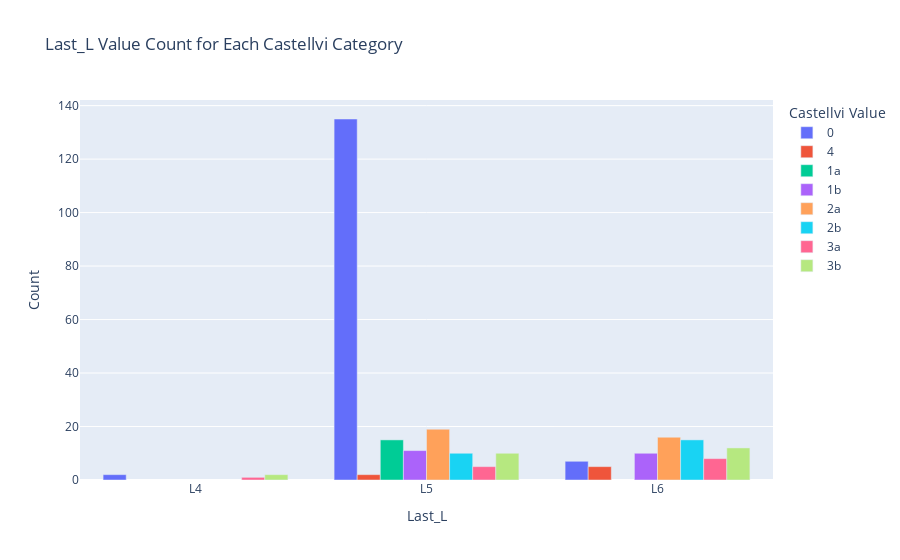

Notebook source saved alongside this figure:
### Code cell
import pandas as pd
import plotly.express as px

# Assuming your DataFrame is named `df`
# Group by Castellvi and Last_L values and calculate the count
grouped_counts = df.groupby(['Castellvi', 'Last_L']).size().reset_index(name='Count')

# Rename columns for better readability
grouped_counts.columns = ['Castellvi', 'Last_L', 'Count']

# Create the grouped bar chart
fig = px.bar(grouped_counts,
             x='Last_L',
             y='Count',
             color='Castellvi',
             barmode='group',
             title='Last_L Value Count for Each Castellvi Category',
             labels={'Castellvi': 'Castellvi Value'},
             )

fig.show()

### Figure 1 — Plotly figure (JSON) as saved in the notebook; plotly's stock layout.template omitted (floating-point values rounded to 4 significant figures)
{"data": [{"alignmentgroup": "True", "hovertemplate": "Castellvi Value=0<br>Last_L=%{x}<br>Count=%{y}<extra></extra>", "legendgroup": "0", "marker": {"color": "#636efa", "pattern": {"shape": ""}}, "name": "0", "offsetgroup": "0", "orientation": "v", "showlegend": true, "textposition": "auto", "type": "bar", "x": ["L4", "L5", "L6"], "xaxis": "x", "y": [2, 135, 7], "yaxis": "y"}, {"alignmentgroup": "True", "hovertemplate": "Castellvi Value=4<br>Last_L=%{x}<br>Count=%{y}<extra></extra>", "legendgroup": "4", "marker": {"color": "#EF553B", "pattern": {"shape": ""}}, "name": "4", "offsetgroup": "4", "orientation": "v", "showlegend": true, "textposition": "auto", "type": "bar", "x": ["L5", "L6"], "xaxis": "x", "y": [2, 5], "yaxis": "y"}, {"alignmentgroup": "True", "hovertemplate": "Castellvi Value=1a<br>Last_L=%{x}<br>Count=%{y}<extra></extra>", "legendgroup": "1a", "marker": {"color": "#00cc96", "pattern": {"shape": ""}}, "name": "1a", "offsetgroup": "1a", "orientation": "v", "showlegend": true, "textposition": "auto", "type": "bar", "x": ["L5"], "xaxis": "x", "y": [15], "yaxis": "y"}, {"alignmentgroup": "True", "hovertemplate": "Castellvi Value=1b<br>Last_L=%{x}<br>Count=%{y}<extra></extra>", "legendgroup": "1b", "marker": {"color": "#ab63fa", "pattern": {"shape": ""}}, "name": "1b", "offsetgroup": "1b", "orientation": "v", "showlegend": true, "textposition": "auto", "type": "bar", "x": ["L5", "L6"], "xaxis": "x", "y": [11, 10], "yaxis": "y"}, {"alignmentgroup": "True", "hovertemplate": "Castellvi Value=2a<br>Last_L=%{x}<br>Count=%{y}<extra></extra>", "legendgroup": "2a", "marker": {"color": "#FFA15A", "pattern": {"shape": ""}}, "name": "2a", "offsetgroup": "2a", "orientation": "v", "showlegend": true, "textposition": "auto", "type": "bar", "x": ["L5", "L6"], "xaxis": "x", "y": [19, 16], "yaxis": "y"}, {"alignmentgroup": "True", "hovertemplate": "Castellvi Value=2b<br>Last_L=%{x}<br>Count=%{y}<extra></extra>", "legendgroup": "2b", "marker": {"color": "#19d3f3", "pattern": {"shape": ""}}, "name": "2b", "offsetgroup": "2b", "orientation": "v", "showlegend": true, "textposition": "auto", "type": "bar", "x": ["L5", "L6"], "xaxis": "x", "y": [10, 15], "yaxis": "y"}, {"alignmentgroup": "True", "hovertemplate": "Castellvi Value=3a<br>Last_L=%{x}<br>Count=%{y}<extra></extra>", "legendgroup": "3a", "marker": {"color": "#FF6692", "pattern": {"shape": ""}}, "name": "3a", "offsetgroup": "3a", "orientation": "v", "showlegend": true, "textposition": "auto", "type": "bar", "x": ["L4", "L5", "L6"], "xaxis": "x", "y": [1, 5, 8], "yaxis": "y"}, {"alignmentgroup": "True", "hovertemplate": "Castellvi Value=3b<br>Last_L=%{x}<br>Count=%{y}<extra></extra>", "legendgroup": "3b", "marker": {"color": "#B6E880", "pattern": {"shape": ""}}, "name": "3b", "offsetgroup": "3b", "orientation": "v", "showlegend": true, "textposition": "auto", "type": "bar", "x": ["L4", "L5", "L6"], "xaxis": "x", "y": [2, 10, 12], "yaxis": "y"}], "layout": {"barmode": "group", "legend": {"title": {"text": "Castellvi Value"}, "tracegroupgap": 0}, "title": {"text": "Last_L Value Count for Each Castellvi Category"}, "xaxis": {"anchor": "y", "domain": [0, 1], "title": {"text": "Last_L"}}, "yaxis": {"anchor": "x", "domain": [0, 1], "title": {"text": "Count"}}}}
